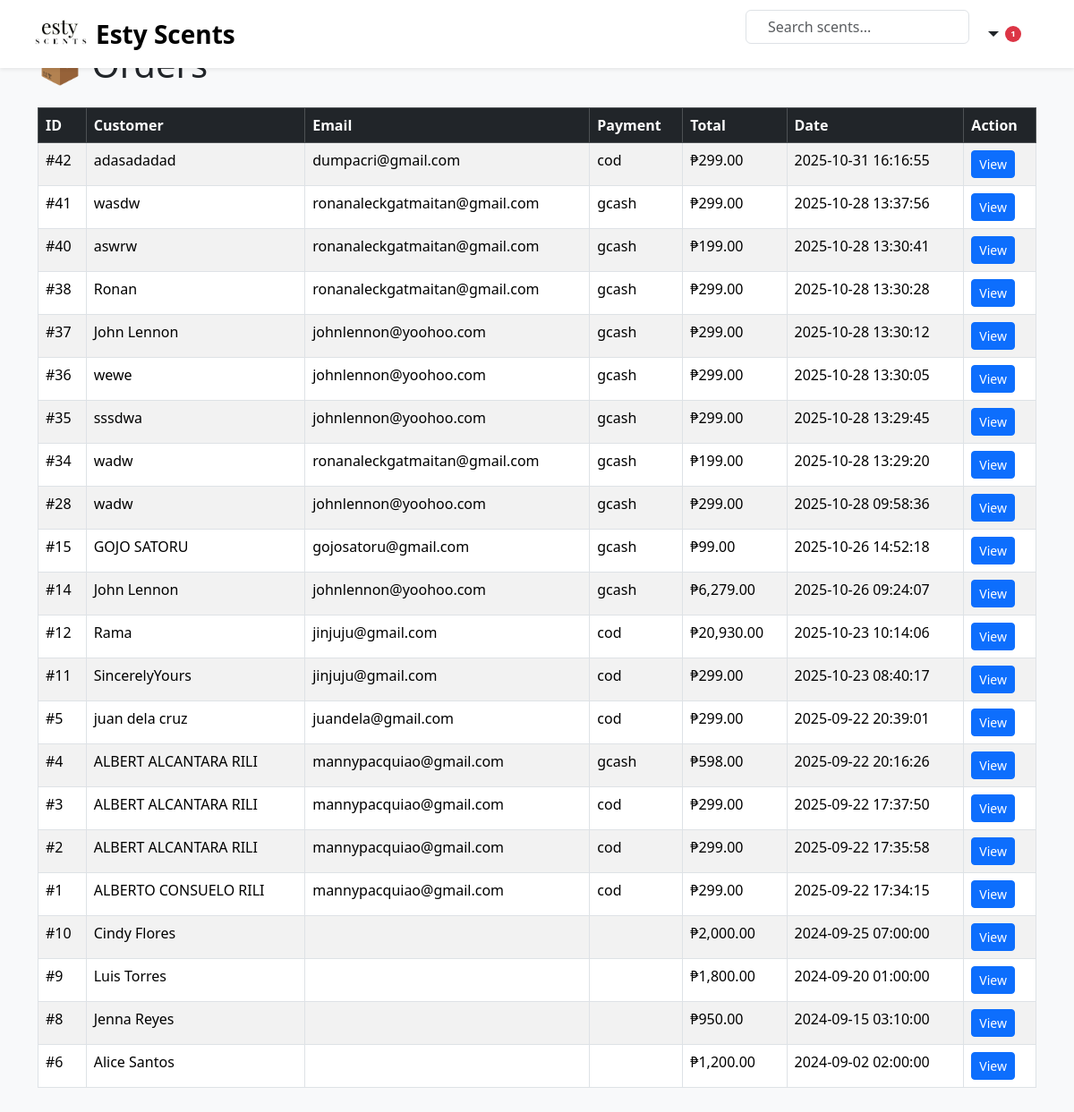
The app's page /ESTY/orders.php (signed in) with its own data.
### tables this page shows
CREATE TABLE `orders` (
  `id` int(11) NOT NULL,
  `user_id` int(11) DEFAULT NULL,
  `customer_name` varchar(100) DEFAULT NULL,
  `email` varchar(100) DEFAULT NULL,
  `address` text DEFAULT NULL,
  `payment_method` varchar(50) DEFAULT NULL,
  `total` decimal(10,2) DEFAULT NULL,
  `created_at` timestamp NOT NULL DEFAULT current_timestamp(),
  `status` enum('pending','processing','completed','cancelled') DEFAULT 'pending',
  `receipt_sent_at` timestamp NULL DEFAULT NULL,
  `paymongo_ref` varchar(255) DEFAULT NULL,
  `paymongo_payment_ref` varchar(255) DEFAULT NULL,
  `completed_at` datetime DEFAULT NULL
);

### ESTY/orders.php (the view, shortened to what this page needs)
<?php
require_once "../db.php";
include 'navbar.php';
$sql = "SELECT * FROM orders ORDER BY created_at DESC";
$result = $conn->query($sql);
?>
<!DOCTYPE html>
<html lang="en">
<head>
  <link href="https://cdn.jsdelivr.net/npm/bootstrap@5.3.3/dist/css/bootstrap.min.css" rel="stylesheet">
</head>
<body class="bg-light">
<div class="container my-5">
  <h1 class="mb-4">📦 Orders</h1>
  <table class="table table-bordered table-striped">
    <thead class="table-dark">
      <tr>
        <th>ID</th>
        <th>Customer</th>
        <th>Email</th>
        <th>Payment</th>
        <th>Total</th>
        <th>Date</th>
        <th>Action</th>
      </tr>
    </thead>
    <tbody>
      <?php while ($row = $result->fetch_assoc()): ?>
        <tr>
          <td>#<?= $row['id']; ?></td>
          <td><?= htmlspecialchars($row['customer_name']); ?></td>
          <td><?= htmlspecialchars($row['email']); ?></td>
          <td><?= $row['payment_method']; ?></td>
          <td>₱<?= number_format($row['total'], 2); ?></td>
          <td><?= $row['created_at']; ?></td>
          <td>
            <a href="view_order.php?id=<?= $row['id']; ?>" class="btn btn-sm btn-primary">View</a>
          </td>
        </tr>
      <?php endwhile; ?>
    </tbody>
  </table>
</div>
</body>
</html>

### records on screen
orders: id "42", customer_name "adasadadad", email "dumpacri@gmail.com", payment_method "cod", total "299.00", created_at "2025-10-31 16:16:55"
orders: id "41", customer_name "wasdw", email "ronanaleckgatmaitan@gmail.com", payment_method "gcash", total "299.00", created_at "2025-10-28 13:37:56"
orders: id "40", customer_name "aswrw", email "ronanaleckgatmaitan@gmail.com", payment_method "gcash", total "199.00", created_at "2025-10-28 13:30:41"
orders: id "38", customer_name "Ronan", email "ronanaleckgatmaitan@gmail.com", payment_method "gcash", total "299.00", created_at "2025-10-28 13:30:28"
orders: id "37", customer_name "John Lennon", email "johnlennon@yoohoo.com", payment_method "gcash", total "299.00", created_at "2025-10-28 13:30:12"
orders: id "36", customer_name "wewe", email "johnlennon@yoohoo.com", payment_method "gcash", total "299.00", created_at "2025-10-28 13:30:05"
orders: id "35", customer_name "sssdwa", email "johnlennon@yoohoo.com", payment_method "gcash", total "299.00", created_at "2025-10-28 13:29:45"
orders: id "34", customer_name "wadw", email "ronanaleckgatmaitan@gmail.com", payment_method "gcash", total "199.00", created_at "2025-10-28 13:29:20"
orders: id "28", customer_name "wadw", email "johnlennon@yoohoo.com", payment_method "gcash", total "299.00", created_at "2025-10-28 09:58:36"
orders: id "15", customer_name "GOJO SATORU", email "gojosatoru@gmail.com", payment_method "gcash", total "99.00", created_at "2025-10-26 14:52:18"
orders: id "14", customer_name "John Lennon", email "johnlennon@yoohoo.com", payment_method "gcash", total "6,279.00", created_at "2025-10-26 09:24:07"
orders: id "12", customer_name "Rama", email "jinjuju@gmail.com", payment_method "cod", total "20,930.00", created_at "2025-10-23 10:14:06"
orders: id "11", customer_name "SincerelyYours", email "jinjuju@gmail.com", payment_method "cod", total "299.00", created_at "2025-10-23 08:40:17"
orders: id "5", customer_name "juan dela cruz", email "juandela@gmail.com", payment_method "cod", total "299.00", created_at "2025-09-22 20:39:01"
orders: id "4", customer_name "ALBERT ALCANTARA RILI", email "mannypacquiao@gmail.com", payment_method "gcash", total "598.00", created_at "2025-09-22 20:16:26"
orders: id "3", customer_name "ALBERT ALCANTARA RILI", email "mannypacquiao@gmail.com", payment_method "cod", total "299.00", created_at "2025-09-22 17:37:50"
orders: id "2", customer_name "ALBERT ALCANTARA RILI", email "mannypacquiao@gmail.com", payment_method "cod", total "299.00", created_at "2025-09-22 17:35:58"
orders: id "1", customer_name "ALBERTO CONSUELO RILI", email "mannypacquiao@gmail.com", payment_method "cod", total "299.00", created_at "2025-09-22 17:34:15"
orders: id "10", customer_name "Cindy Flores", total "2,000.00", created_at "2024-09-25 07:00:00"
orders: id "9", customer_name "Luis Torres", total "1,800.00", created_at "2024-09-20 01:00:00"
orders: id "8", customer_name "Jenna Reyes", total "950.00", created_at "2024-09-15 03:10:00"
orders: id "6", customer_name "Alice Santos", total "1,200.00", created_at "2024-09-02 02:00:00"

### other values on screen
$cart_qty "1"
